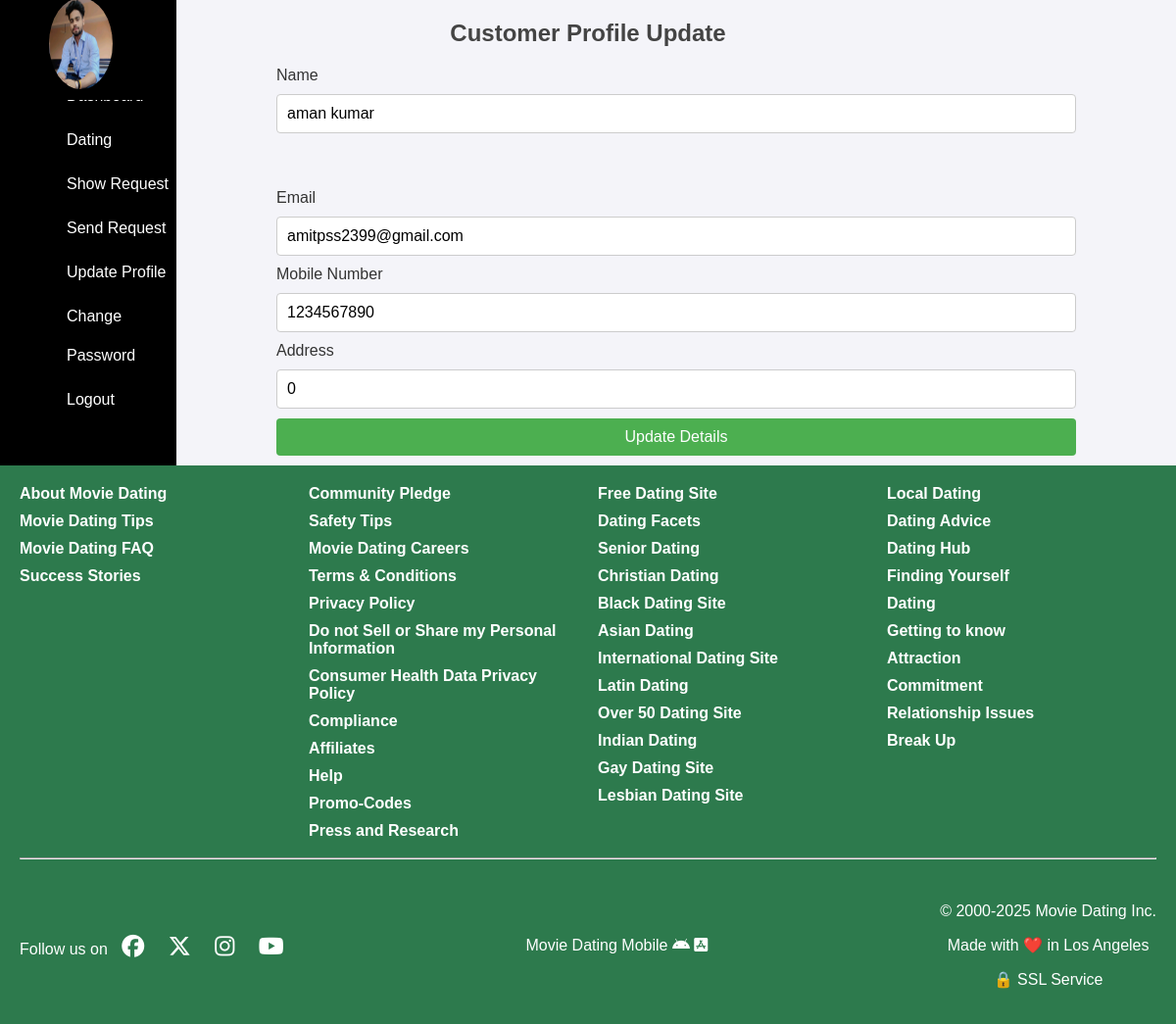
The app's page /html/CustomerProfileUpdate.php (signed in) with its own data.
### tables this page shows
CREATE TABLE `customer_reg` (
  `id` int(5) NOT NULL,
  `Customer_Name` varchar(500) NOT NULL,
  `Gender` varchar(25) NOT NULL,
  `Age` int(5) NOT NULL,
  `image` longblob NOT NULL,
  `email` varchar(50) NOT NULL,
  `mobile` int(11) NOT NULL,
  `Password` varchar(500) NOT NULL,
  `State` varchar(255) NOT NULL,
  `City` varchar(255) NOT NULL,
  `Address` varchar(255) NOT NULL
);

### html/CustomerProfileUpdate.php (the view, shortened to what this page needs)
<?php
$user = $_SESSION['user'];
$email = $user['email'];
include("db.php");
$sql = "SELECT * FROM customer_reg where email=?";
$stmt = $conn->prepare($sql);
$stmt->bind_param("s", $email);
$stmt->execute();
$result = $stmt->get_result();
if ($result->num_rows > 0) {
    $userDetails = $result->fetch_assoc();
} else {
    echo "Some thing went wrong";
}
?>
<!DOCTYPE html>
<html lang="en">
<head>
    <link rel="stylesheet" href="https://cdn.jsdelivr.net/npm/sweetalert2@11.4.26/dist/sweetalert2.min.css">
    <link rel="stylesheet" href="../css/index.css">
    <link rel="stylesheet" href="https://cdnjs.cloudflare.com/ajax/libs/font-awesome/6.7.2/css/all.min.css">
</head>
<body>
    <h2 id="h2">Customer Profile Update</h2>
    <div class="profile">
        <div class="profile-left">
            <div class="logo">
                <img src="<?php echo $userDetails['image'] ?>" alt="image">
            </div>
            <ul>
                <li><a href="CustomerProfile.php">Dashboard</a></li>
                <li><a href="dating.php">Dating</a></li>
                <li><a href="showMatching.php">Show Request</a></li>
                <li><a href="sendRequest.php">Send Request</a></li>
                <li><a href="CustomerProfileUpdate.php">Update Profile</a></li>
                <li><a href="CustomerPasswordUpdate.php">Change Password</a></li>
                <li><a href="logoutCustomer.php">Logout</a></li>
            </ul>
        </div>
        <div class="details">
            <form action="" method="POST">
                <label for="">Name</label>
                <input type="text" name="name" value="<?php echo htmlspecialchars($userDetails['Customer_Name']); ?>">
                <label for="">Email</label>
                <input type="email" name="email" value="<?php echo htmlspecialchars($userDetails['email']); ?>">
                <label for="">Mobile Number</label>
                <input type="text" id="mobile" name="mobile" required placeholder="Enter your Phone" minlength="10"
                    maxlength="10" oninput="this.value = this.value.replace(/[^0-9]/g, '');" value="<?php echo htmlspecialchars($userDetails['mobile']); ?>">
                <label for="">Address</label>
                <input type="text" name="address" value="<?php echo htmlspecialchars($userDetails['Address']); ?>">
                <input type="submit" Value="Update Details">
            </form>
        </div>
    </div>
    <?php include("footer.php");
     ?>
</body>
</html>

### css/index.css (style rules this page uses)
body { margin: 0; font-family: 'Segoe UI', Tahoma, Geneva, Verdana, sans-serif; color: #fff; background-color: #fffaf5; }
body, html { height: 100%; width: 100%; font-family: 'Arial', sans-serif; color: #fff; position: relative; }

### html/CustomerProfileUpdate.php (style rules this page uses)
body { font-family: Arial, sans-serif; margin: 0; padding: 0; background-color: #f4f4f9; color: #333; }
#h2 { text-align: center; color: #444; font-size: 24px; }
.details { display: flex; margin-bottom: 10px; width: 85%; justify-content: center; align-items: center; }
.profile-left { background-color: black; width: 15%; }
.profile-left ul { margin-top: 10px; }
.profile-left ul li { display: flex; margin-top: 5px; }
.profile-left ul li a { text-decoration: none; height: 100%; height: 100%; color: white; line-height: 40px; margin-left: 20%; }
.profile { display: flex; }
.logo { height: 13%; position: absolute; margin-top: -70px; background-color: black; width: 15%; }
.logo img { width: 36%; border-radius: 100%; height: 90%; margin-left: 28%; }
form { display: flex; flex-direction: column; gap: 10px; width: 80%; }
input[type="text"], input[type="email"] { padding: 10px; font-size: 16px; width: 100%; box-sizing: border-box; border-radius: 4px; border: 1px solid #ccc; }
input[type="submit"] { background-color: #4CAF50; color: white; padding: 10px; border: none; cursor: pointer; border-radius: 4px; font-size: 16px; }

### records on screen
customer_reg: image (picture), name "aman kumar", email "amitpss2399@gmail.com", mobile "1234567890", address "0"
